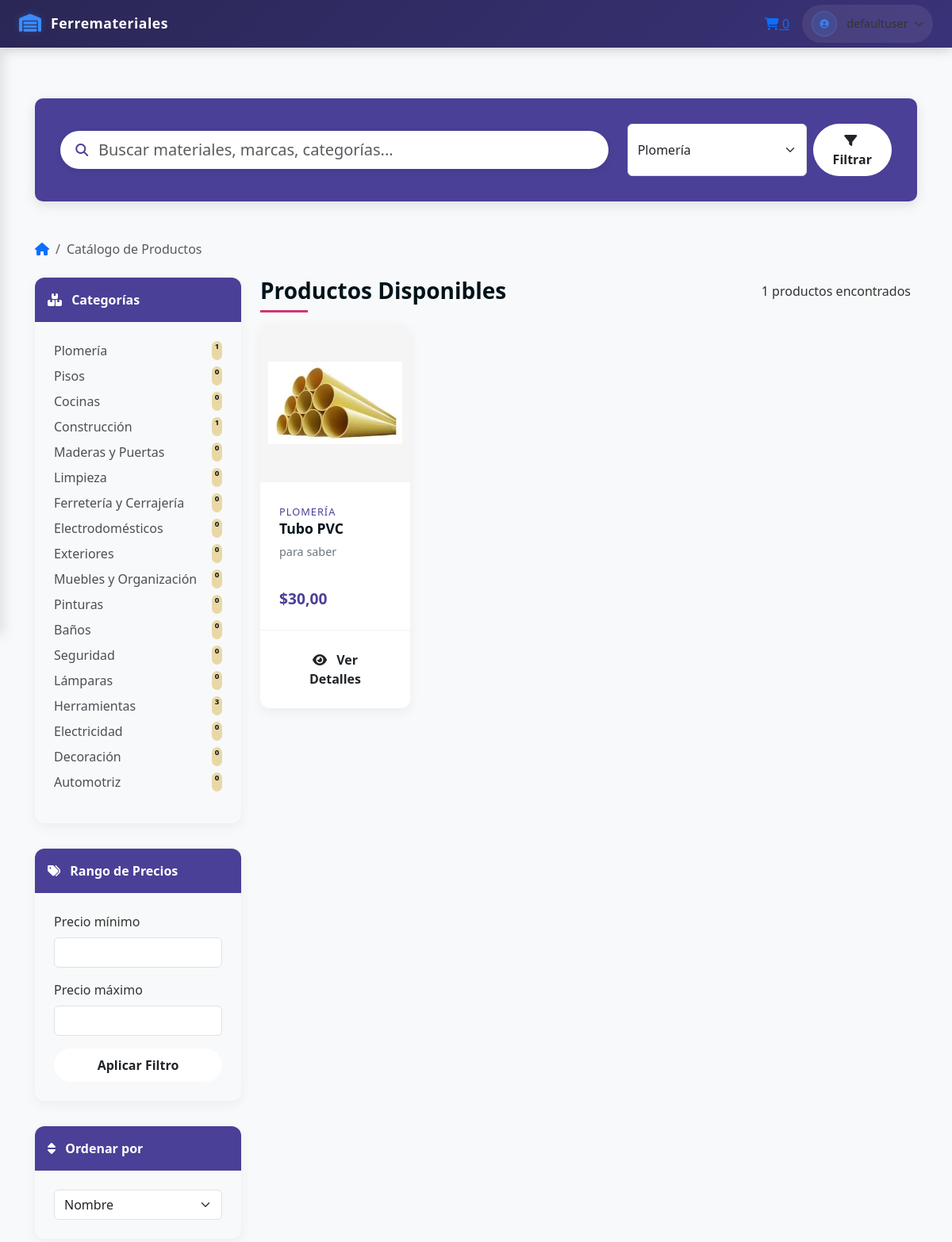
The page /inventario/catalogo/?category=1 (signed in) on the database as committed earlier.
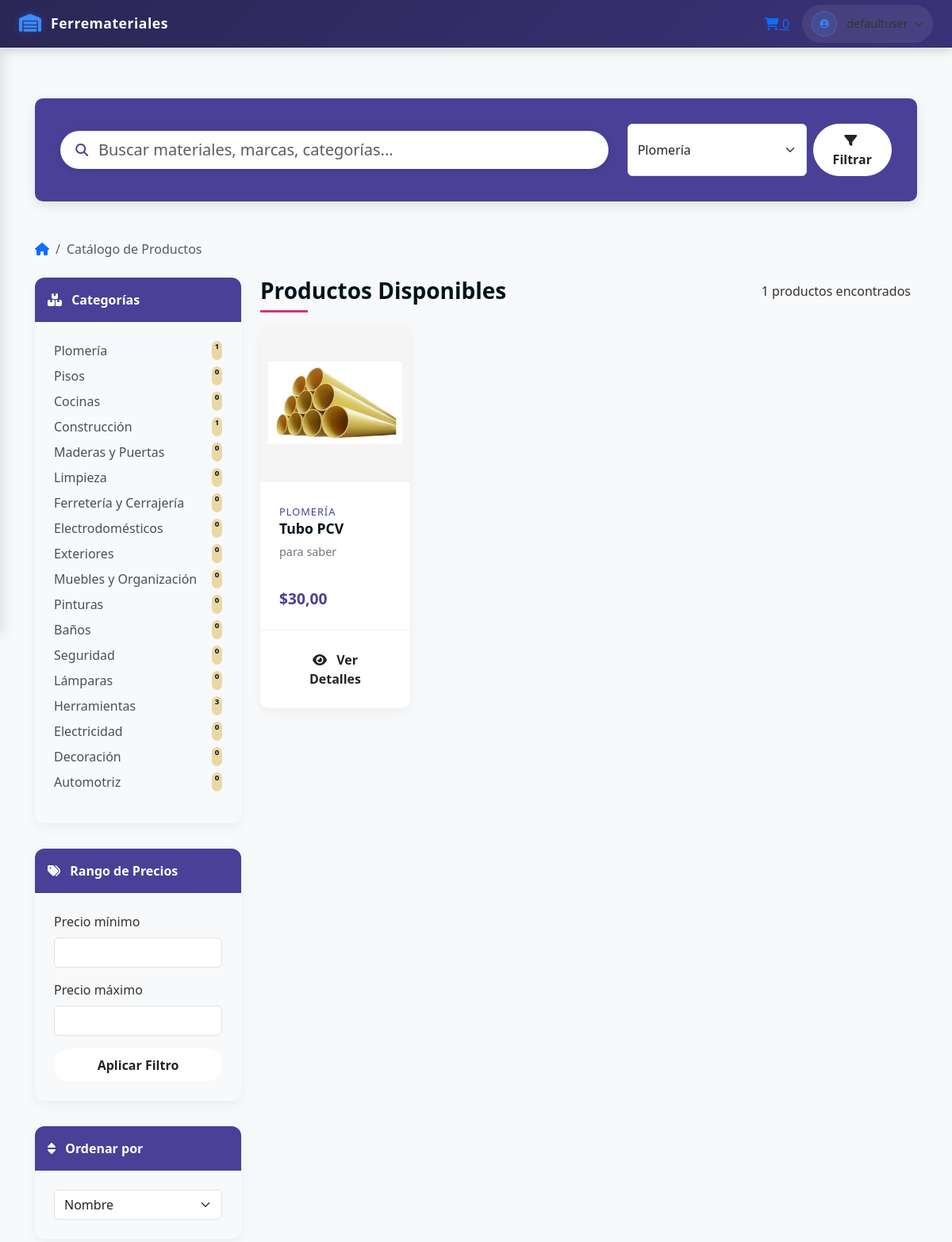
The same page on the database as committed later.
### apps/inventory/models.py (models this page shows, shortened)
class Product(models.Model):
    name = models.CharField(
        _("Name"),
        max_length=100,
        unique=True
    )
    unit = models.CharField(
        _("Unit"),
        max_length=50
    )
    category = models.ForeignKey(
        'Category',
        verbose_name=_("Category"),
        on_delete=models.SET_NULL,
        null=True,
        blank=True
    )
    price = models.DecimalField(
        _("Price"),
        max_digits=10,
        decimal_places=2,
        default=0.00
    )
    discount_percent = models.PositiveIntegerField(
        _("Discount Percent"),
        default=0,
        help_text=_("Discount percentage for the product")
    )
    is_new = models.BooleanField(
        _("Is New"),
        default=False,
        help_text=_("Designates whether the product is new")
    )
    current_stock = models.DecimalField(
        _("Current Stock"),
        max_digits=10,
        decimal_places=2
    )
    description = models.TextField(
        _("Description"),
        blank=True,
        help_text=_("Detailed description of the product")
    )
    image = models.ImageField(
        _("Product Image"),
        upload_to='product_images/',
        null=True,
        blank=True
    )
    class Meta:
        app_label = "inventory"
        db_table = "products"
        verbose_name = _("Product")
        verbose_name_plural = _("Products")

class Category(models.Model):
    CATEGORY_CHOICES = [
        ('Pisos', 'pisos'),
        ('Cocinas', 'cocinas'),
        ('Construcción', 'construcción'),
        ('Maderas y Puertas', 'maderas y puertas'),
        ('Limpieza', 'limpieza'),
        ('Ferretería y Cerrajería', 'ferretería y cerrajería'),
        ('Electrodomésticos', 'electrodomésticos'),
        ('Exteriores', 'exteriores'),
        ('Muebles y Organización', 'muebles y organización'),
        ('Pinturas', 'pinturas'),
        ('Baños', 'baños'),
        ('Plomería', 'plomería'),
        ('Seguridad', 'seguridad'),
        ('Lámparas', 'lámparas'),
        ('Herramientas', 'herramientas'),
        ('Electricidad', 'electricidad'),
        ('Decoración', 'decoración'),
        ('Automotriz', 'automotriz'),
    ]
    name = models.CharField(
        _("Name"),
        max_length=100,
        unique=True,
        choices=CATEGORY_CHOICES
    )
    class Meta:
        app_label = "inventory"
        db_table = "categories"
        verbose_name = _("Category")
        verbose_name_plural = _("Categories")

### apps/inventory/views.py (the view)
# urls.py: path('catalogo/', catalog, name='catalog'),
@login_required
def catalog(request):
    if request.user.role not in ['cliente', 'admin']:
        return redirect('inventory:product_list')
    search_query = request.GET.get('search', '')
    category_id = request.GET.get('category', '')
    price_min = request.GET.get('price_min')
    price_max = request.GET.get('price_max')
    page_number = request.GET.get('page', 1)
    products = Product.objects.order_by('-pk')
    if search_query:
        products = products.filter(
            Q(name__icontains=search_query) |
            Q(description__icontains=search_query) |
            Q(category__name__icontains=search_query)
        )
    if category_id:
        products = products.filter(category_id=category_id)
    if price_min:
        products = products.filter(price__gte=price_min)
    if price_max:
        products = products.filter(price__lte=price_max)
    sort_by = request.GET.get('sort', 'name')
    if sort_by == 'price_asc':
        products = products.order_by('price')
    elif sort_by == 'price_desc':
        products = products.order_by('-price')
    elif sort_by == 'new':
        products = products.order_by('-is_new', 'name')
    else:
        products = products.order_by('name')
    paginator = Paginator(products, 12)  # 12 productos por página
    page_obj = paginator.get_page(page_number)
    categories = Category.objects.annotate(product_count=Count('product')).all()
    price_range = products.aggregate(min_price=Min('price'), max_price=Max('price'))
    context = {
        'products': page_obj,
        'categories': categories,
        'price_min': price_range['min_price'] or 0,
        'price_max': price_range['max_price'] or 1000,
        'search_query': search_query,
        'selected_category': int(category_id) if category_id else None,
        'sort_by': sort_by,
        'page_obj': page_obj,
    }
    return render(request, 'catalogo/index.html', context)

### templates/catalogo/index.html (shortened to what the changed rows need)
{% extends "base.html" %}
{% load static %}
{% load mathfilters %}
{% block content %}
<div class="catalog-container">
    <div class="container">
        <div class="row">
            <div class="col-lg-9">
                <div class="all-products">
                    {% if products %}
                    <div class="row">
                        {% for product in products %}
                        <div class="col-xl-3 col-lg-4 col-md-6 mb-4">
                            <div class="product-card h-100">
                                <div class="product-img-container">
                                    {% if product.image %}
                                    <img src="{{ product.image.url }}" class="product-img" alt="{{ product.name }}">
                                    {% else %}
                                    <img src="{% static 'images/no-image.png' %}" class="product-img" alt="Sin imagen">
                                    {% endif %}
                                </div>
                                <div class="product-body">
                                    <span class="product-category">{{ product.category.name }}</span>
                                    <h5 class="product-title">{{ product.name }}</h5>
                                    <p class="product-description">{{ product.description|truncatechars:60|default:"Sin descripción" }}</p>
                                    <div class="d-flex align-items-center">
                                        {% if product.discount_percent > 0 %}
                                        <span class="product-price">${{ product.price|floatformat:2 }}</span>
                                        {% else %}
                                        <span class="product-price">${{ product.price|floatformat:2 }}</span>
                                        {% endif %}
                                    </div>
                                </div>
                                <div class="product-actions text-center">
                                    <button class="btn btn-primary-custom btn-custom" data-bs-toggle="modal" data-bs-target="#productModal-{{ product.pk }}">
                                        <i class="fas fa-eye me-2"></i> Ver Detalles
                                    </button>
                                </div>
                            </div>
                        </div>
                        {% endfor %}
                    </div>
                    {% else %}
                    <div class="text-center py-5">
                        <i class="fas fa-search fa-3x text-muted mb-3"></i>
                        <h4>No se encontraron productos</h4>
                        <p class="text-muted">Intenta con otros términos de búsqueda o filtros.</p>
                    </div>
                    {% endif %}
                </div>
            </div>
        </div>
    </div>
</div>
{% endblock %}

Rows that differ between the two databases and show on the page:
changed Product "para saber": name "Tubo PVC" → "Tubo PCV"
